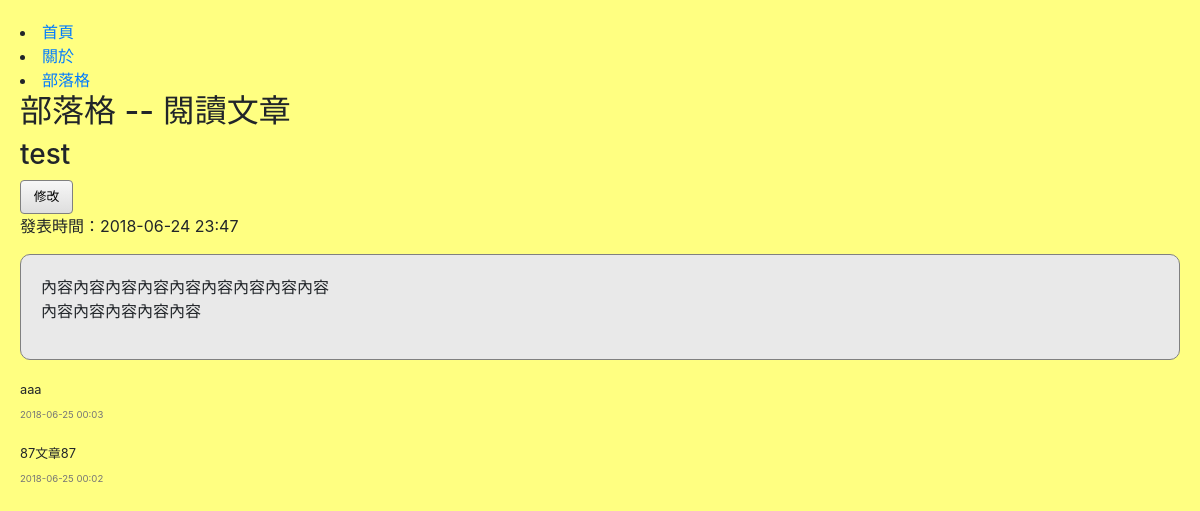
/article/articleRead/7/, run on the app's committed database.
### article/models.py (models this page shows, shortened)
class Article(models.Model):
    title = models.CharField(max_length=128, unique=True)
    content = models.TextField()
    pubDateTime = models.DateTimeField(auto_now_add=True)
    class Meta:
        ordering = ['-pubDateTime']

class Comment(models.Model):
    article = models.ForeignKey(Article, on_delete=models.CASCADE)
    content = models.CharField(max_length=128)
    pubDateTime = models.DateTimeField(auto_now_add=True)
    class Meta:
        ordering = ['-pubDateTime']

### article/views.py (the view)
# urls.py: path('articleRead/<int:articleId>/', views.articleRead, name='articleRead'),
def articleRead(request, articleId):
    article = get_object_or_404(Article, id=articleId)
    context = {
        'article': article,
        'comments': Comment.objects.filter(article=article)
    }
    return render(request, 'article/articleRead.html', context)

### article/templates/article/articleRead.html
{% extends 'main/base.html' %}
{% load staticfiles %}
{% block css %}
   <link rel="stylesheet" href="{% static 'article/css/article.css' %}">
{% endblock %}
{% block heading %}
閱讀文章
{% endblock %}
{% block content %}
    <h3 class="inlineBlock">{{ article.title }}</h3>
    <a class="btn inlineBlock" href="{% url 'article:articleUpdate' article.id %}">修改</a>
    <p>發表時間：{{ article.pubDateTime|date:'Y-m-d H:i' }}</p>
    <div class="articleContent">{{ article.content|linebreaks }}</div>
    {% for comment in comments %}
    <div class="commentDiv">
        <span class="comment">{{ comment.content }}</span>
        <br>
        <span class="commentTime">{{ comment.pubDateTime|date:'Y-m-d H:i'}}</span>
    </div>
    {% endfor %}
{% endblock %}

### main/static/main/css/main.css (style rules this page uses)
html, body { margin: 0; height: 100%; }
body { padding: 20px; background: url(../img/background.jpg) fixed; background-repeat: repeat; }
.btn { display: inline-block; color: black; font-size: 0.8em; padding: 0.5em 1em; text-decoration: none; border: thin solid gray; background: linear-gradient(#f7f7f7, #dedede); }

### article/static/article/css/article.css (style rules this page uses)
.articleContent { padding: 20px; background-color: #e9e9e9; border: thin solid gray; border-radius: 10px; }
.commentDiv { margin-top: 1em; }
.comment { font-size: 0.8em; }
.commentTime { font-size: 0.6em; color: #777777; }

### data on the page
Article: title "test", pubDateTime "2018-06-24 23:47", content "內容內容內容內容內容內容內容內容內容 內容內容內容內容內容"
Comment: content "aaa", pubDateTime "2018-06-25 00:03"
Comment: content "87文章87", pubDateTime "2018-06-25 00:02"
